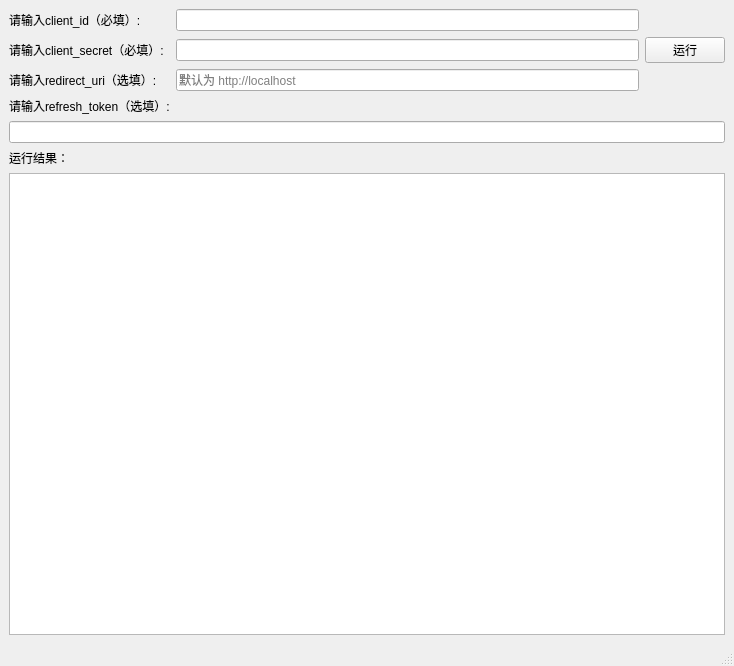
<?xml version="1.0" encoding="UTF-8"?>
<ui version="4.0">
 <class>MainWindow</class>
 <widget class="QMainWindow" name="MainWindow">
  <property name="geometry">
   <rect>
    <x>0</x>
    <y>0</y>
    <width>734</width>
    <height>666</height>
   </rect>
  </property>
  <property name="windowTitle">
   <string>get_refresh_token</string>
  </property>
  <widget class="QWidget" name="centralwidget">
   <layout class="QGridLayout" name="gridLayout">
    <item row="2" column="0">
     <widget class="QLabel" name="label_3">
      <property name="text">
       <string>请输入redirect_uri（选填）:</string>
      </property>
     </widget>
    </item>
    <item row="1" column="0">
     <widget class="QLabel" name="label_2">
      <property name="text">
       <string>请输入client_secret（必填）:</string>
      </property>
     </widget>
    </item>
    <item row="5" column="0">
     <widget class="QLabel" name="label_5">
      <property name="text">
       <string>运行结果：</string>
      </property>
     </widget>
    </item>
    <item row="1" column="1">
     <widget class="QLineEdit" name="lineEdit_2"/>
    </item>
    <item row="6" column="0" colspan="3">
     <widget class="QTextBrowser" name="textBrowser"/>
    </item>
    <item row="0" column="1">
     <widget class="QLineEdit" name="lineEdit"/>
    </item>
    <item row="2" column="1">
     <widget class="QLineEdit" name="lineEdit_3">
      <property name="toolTip">
       <string/>
      </property>
      <property name="statusTip">
       <string/>
      </property>
      <property name="whatsThis">
       <string/>
      </property>
      <property name="styleSheet">
       <string notr="true"/>
      </property>
      <property name="inputMask">
       <string/>
      </property>
      <property name="text">
       <string/>
      </property>
      <property name="placeholderText">
       <string>默认为 http://localhost</string>
      </property>
      <property name="clearButtonEnabled">
       <bool>false</bool>
      </property>
     </widget>
    </item>
    <item row="3" column="0">
     <widget class="QLabel" name="label_4">
      <property name="text">
       <string>请输入refresh_token（选填）:</string>
      </property>
     </widget>
    </item>
    <item row="4" column="0" colspan="3">
     <widget class="QLineEdit" name="lineEdit_4">
      <property name="text">
       <string/>
      </property>
     </widget>
    </item>
    <item row="1" column="2">
     <widget class="QPushButton" name="pushButton">
      <property name="text">
       <string>运行</string>
      </property>
     </widget>
    </item>
    <item row="0" column="0">
     <widget class="QLabel" name="label">
      <property name="text">
       <string>请输入client_id（必填）:</string>
      </property>
     </widget>
    </item>
   </layout>
  </widget>
  <widget class="QMenuBar" name="menubar">
   <property name="geometry">
    <rect>
     <x>0</x>
     <y>0</y>
     <width>734</width>
     <height>22</height>
    </rect>
   </property>
  </widget>
  <widget class="QStatusBar" name="statusbar"/>
 </widget>
 <tabstops>
  <tabstop>lineEdit</tabstop>
  <tabstop>lineEdit_2</tabstop>
  <tabstop>lineEdit_3</tabstop>
  <tabstop>lineEdit_4</tabstop>
  <tabstop>pushButton</tabstop>
  <tabstop>textBrowser</tabstop>
 </tabstops>
 <resources/>
 <connections/>
</ui>
